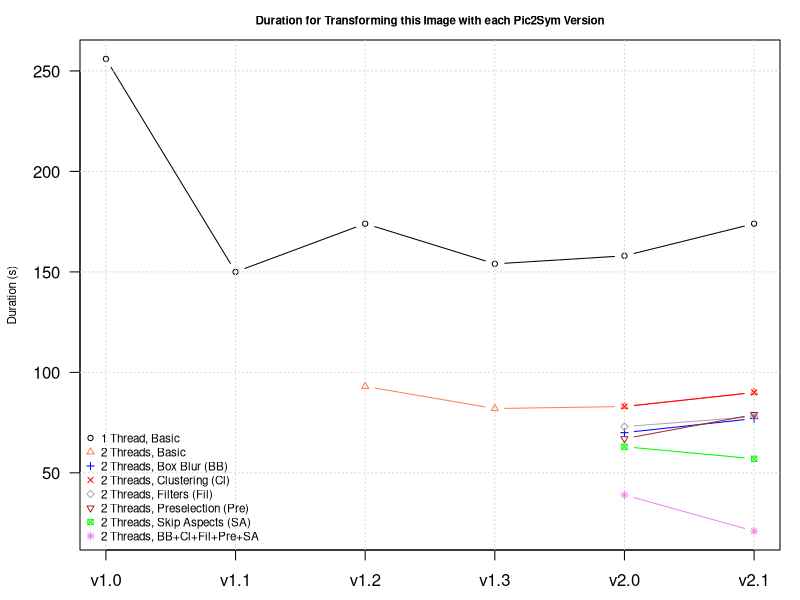
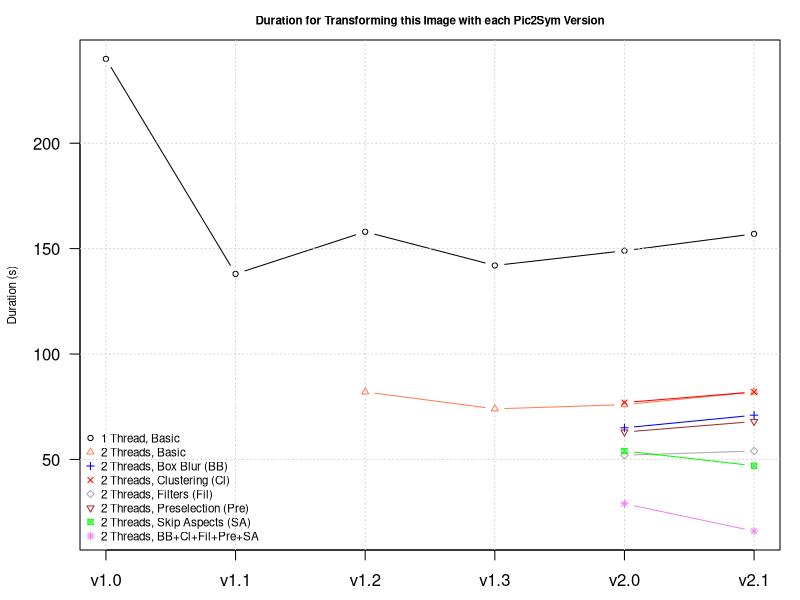
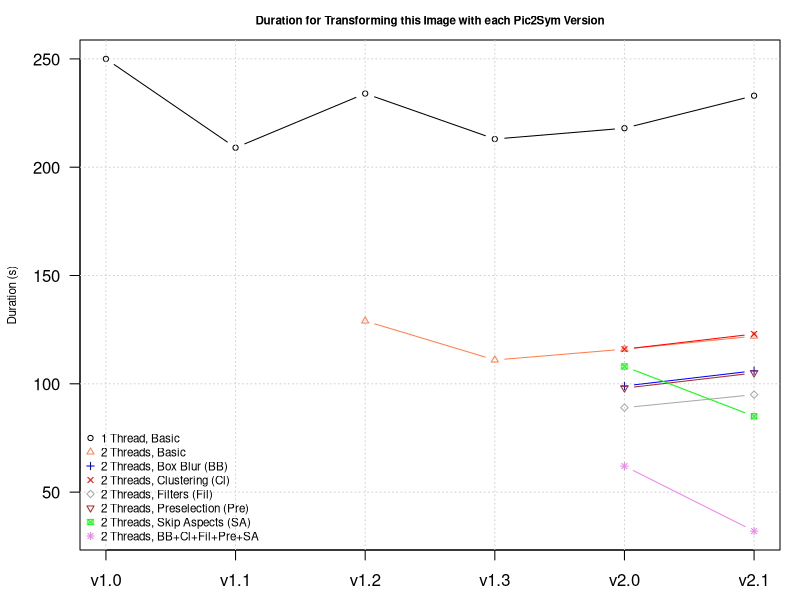
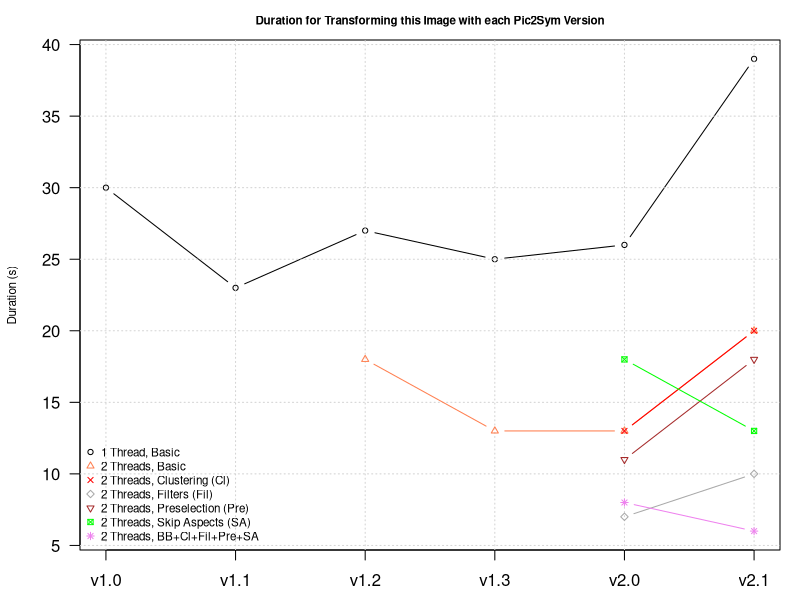
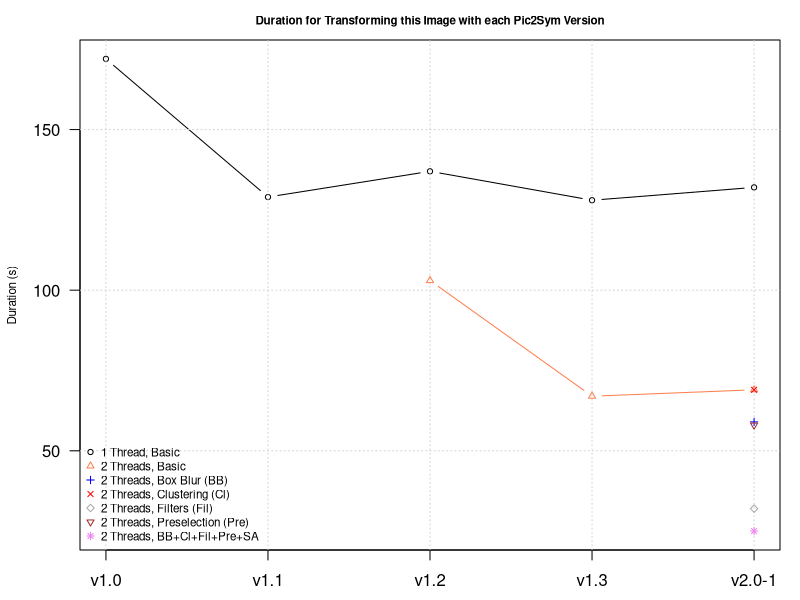
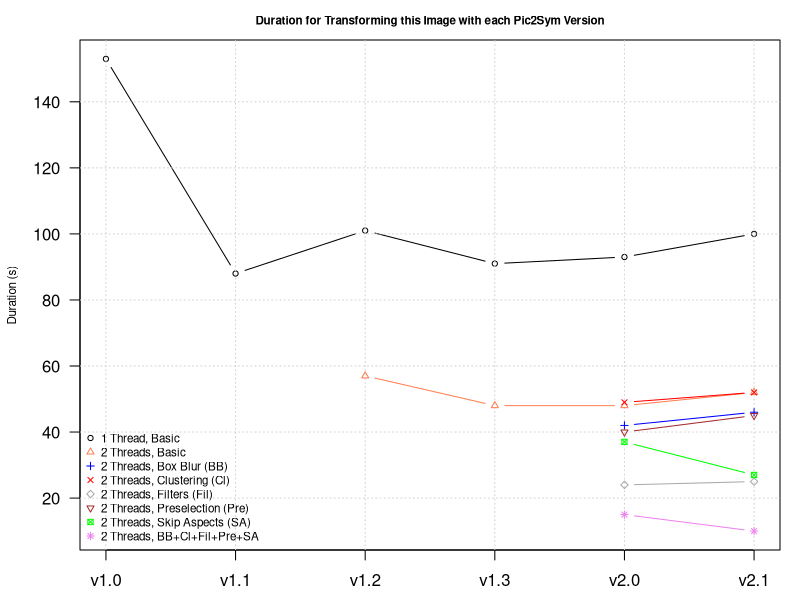
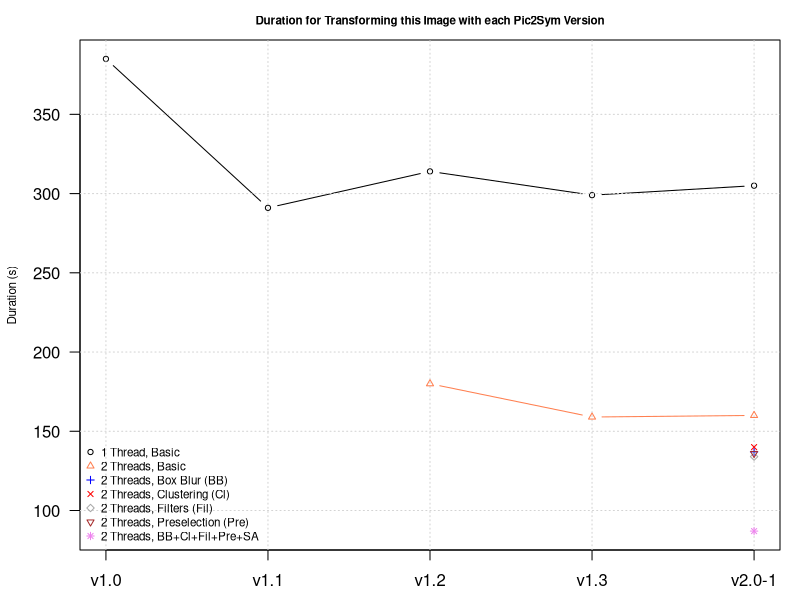
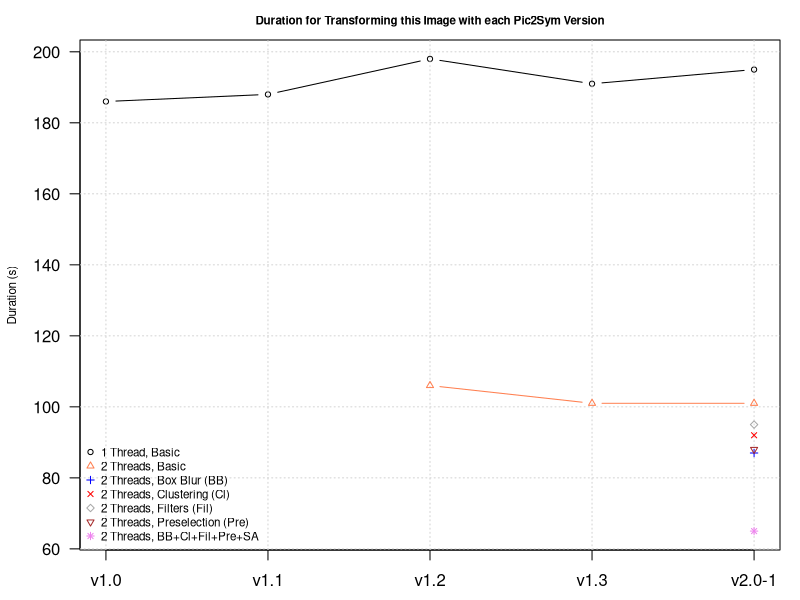

Generate these figures, in order, with R:
## ---- chunk 1
knitr::opts_chunk$set(
    echo=T,
    fig.path='./',       # Save figures to current dir
    fig.keep='last',     # Keep last generated figure built within a chunk
    fig.align='center',  # Center horizontally the figures
    fig.asp=0.5)         # Make figures half-width tall
## ---- chunk 2
versions <- c("v1.0", "v1.1", "v1.2", "v1.3", "v2.0", "v2.1")  # x axis

# Monitored evolution criteria from version to version
criteria <- c("1 Thread, Basic", 
              "2 Threads, Basic",
              "2 Threads, Box Blur (BB)",
              "2 Threads, Clustering (Cl)",
              "2 Threads, Filters (Fil)",
              "2 Threads, Preselection (Pre)",
              "2 Threads, Skip Aspects (SA)",
              "2 Threads, BB+Cl+Fil+Pre+SA")

versionsCount <- length(versions)
criteriaCount <- length(criteria)
xrange <- c(1, versionsCount)

cexVal <- 0.7 # Resize factor for plot title, symbols and legend

#colours <- rainbow(criteriaCount, alpha=0.75)      # Didn't provide colors distinct enough
colours <- c("black", "coral", "blue", "red", "darkgray", "brown", "green", "violet", "pink") # Added a few more

# Initializes the values (NA) from the series of times (versionsCount rows by criteriaCount columns)
initValues <- function() {
    return(matrix(NA, versionsCount, criteriaCount,
                  dimnames = list(versions, criteria)))
}

# Displays the series of times (versionsCount rows by criteriaCount columns) by version
# There might be some consecutive versions that have the same times. In that case
# specify them in versionsWithSameResults like:
#       list(list("v1.0", 3, "v1.*"), list("v2.0", 2, "v2.0-1"))
# which means that 3 versions starting with v1.0 are labeled v1.*
# and use data from v1.0 and
# 2 versions starting with v2.0 are labeled v2.0-1 and use data from v2.0
renderValues <- function(times, legendPos = "topright",
                         versionsWithSameResults = list()) {
    times_ <- times
    redundantVersionsBatches <- length(versionsWithSameResults)
    redundancy <- 0
    theXrange <- xrange # number of non redundant versions
    xLabels <- versions # version names that appear on graphs (v1.*, v2.0-1)
    dataSources <- versions # version names that provide the graph data
    if(redundantVersionsBatches > 0) {
        for(i in 1:redundantVersionsBatches) {
            redundantVersionsBatch <- versionsWithSameResults[[i]]
            batchDataSource <- redundantVersionsBatch[[1]]
            batchLen <- redundantVersionsBatch[[2]]
            batchLabel <- redundantVersionsBatch[[3]]
            redundancy <- redundancy + batchLen - 1
            batchDataSourceIdx <- match(batchDataSource, dataSources)
            countCurrentDataSources <- length(dataSources)
            tmpXL <- c()
            if(batchDataSourceIdx > 1) {
                tmpXL <- xLabels[1 : batchDataSourceIdx - 1]
            }
            tmpXL <- c(tmpXL, batchLabel)
            tmpDS <- dataSources[1 : batchDataSourceIdx]
            if(batchDataSourceIdx+batchLen <= countCurrentDataSources) {
                tmpDS <- c(tmpDS, dataSources[batchDataSourceIdx+batchLen :
                                  countCurrentDataSources])
                tmpXL <- c(tmpXL, xLabels[batchDataSourceIdx+batchLen :
                                  countCurrentDataSources])
            }
            dataSources <- tmpDS
            xLabels <- tmpXL
            times_ <- times_[-(batchDataSourceIdx+1) :
                            -(batchDataSourceIdx+batchLen-1),]
        }
        theXrange <- c(1, xrange[2] - redundancy)
    }
    
    yrange <- range(times_, na.rm=T) # Ensure all times fit in the displayed y range of the y axis
    
    # Trimming from the white margins of the figure
    par(mai = c(.5, .8, .4, .2)) # Bottom, left, top and right margins expressed in inches
    
    # First plotted criterion displays the title and the times from the y axis
    plot(times_[, "1 Thread, Basic"], xlim=theXrange, ylim=yrange, cex=cexVal,
         type="b", pch=1, # using a symbol for the plotted points
         col=colours[1],  # using a certain color for the plotted points & lines
         xlab='', ylab="Duration (s)", cex.lab=cexVal,
         main="Duration for Transforming this Image with each Pic2Sym Version", cex.main=cexVal,
         las=1, # tick values on vertical axis are displayed horizontally
         xaxt="n") #inhibits showing x axis values
    axis(1, at=seq_len(versionsCount-redundancy), labels=xLabels) # placing the Pic2Sym versions instead of the x axis values
    grid()

    # Plotting the rest of the criteria
    for(i in 2 : criteriaCount) {
        par(new=TRUE) # Use same plot
        plot(times_[, criteria[i]], xlim=theXrange, ylim=yrange, cex=cexVal,
             type="b", pch=i, # Each criterion uses a different symbol for its plotted points
             col=colours[i],  # Each criterion uses a different color for its plotted points & lines
             xlab='', ylab='', axes=F, xaxt="n", yaxt="n") # inhibit any axis information
    }
    
    criteriaIndices <- seq_len(criteriaCount)
    validCriteriaIndices <- criteriaIndices[sapply(criteriaIndices, function(idx) F%in%is.na(times_[,idx]))]
    
    legend(legendPos, legend=criteria[validCriteriaIndices],
           cex=cexVal,
           pch=validCriteriaIndices,
           col=colours[validCriteriaIndices],
           bty="n") # Show no rectangle around the legend
}
## ---- chunk 3
# Section to be placed after first document item ('Results generated ...' from above)
 
#cat("[//]: # Only the Rmd file needs to be edited. Do not change the corresponding md file!")   # This gets generated, but is removed from md file
cat("<a title = 'Only the Rmd file needs to be edited. Do not change the corresponding md file!'>")   # This reaches the md file

## ---- chunk 4
times <- initValues()

times[c("v1.0", "v1.1", "v1.2", "v1.3", "v2.0", "v2.1"), "1 Thread, Basic"] <-
    c(256, 150, 174, 154, 158, 174)

times[c("v1.2", "v1.3", "v2.0", "v2.1"), "2 Threads, Basic"] <-
    c(93, 82, 83, 90)

times["v2.0", c("2 Threads, Box Blur (BB)",
                "2 Threads, Clustering (Cl)",
                "2 Threads, Filters (Fil)",
                "2 Threads, Preselection (Pre)",
                "2 Threads, Skip Aspects (SA)",
                "2 Threads, BB+Cl+Fil+Pre+SA")] <-
    c(70, 83, 73, 67, 63, 39)

times["v2.1", c("2 Threads, Box Blur (BB)",
                "2 Threads, Clustering (Cl)",
                "2 Threads, Filters (Fil)",
                "2 Threads, Preselection (Pre)",
                "2 Threads, Skip Aspects (SA)",
                "2 Threads, BB+Cl+Fil+Pre+SA")] <-
    c(77, 90, 78, 79, 57, 21)

renderValues(times, "bottomleft")
## ---- chunk 5
times <- initValues()

times[c("v1.0", "v1.1", "v1.2", "v1.3", "v2.0", "v2.1"), "1 Thread, Basic"] <-
    c(240, 138, 158, 142, 149, 157)

times[c("v1.2", "v1.3", "v2.0", "v2.1"), "2 Threads, Basic"] <-
    c(82, 74, 76, 82)

times["v2.0", c("2 Threads, Box Blur (BB)",
                "2 Threads, Clustering (Cl)",
                "2 Threads, Filters (Fil)",
                "2 Threads, Preselection (Pre)",
                "2 Threads, Skip Aspects (SA)",
                "2 Threads, BB+Cl+Fil+Pre+SA")] <-
    c(65, 77, 52, 63, 54, 29)

times["v2.1", c("2 Threads, Box Blur (BB)",
                "2 Threads, Clustering (Cl)",
                "2 Threads, Filters (Fil)",
                "2 Threads, Preselection (Pre)",
                "2 Threads, Skip Aspects (SA)",
                "2 Threads, BB+Cl+Fil+Pre+SA")] <-
    c(71, 82, 54, 68, 47, 16)

renderValues(times, "bottomleft")
## ---- chunk 6
times <- initValues()

times[c("v1.0", "v1.1", "v1.2", "v1.3", "v2.0", "v2.1"), "1 Thread, Basic"] <-
    c(250, 209, 234, 213, 218, 233)

times[c("v1.2", "v1.3", "v2.0", "v2.1"), "2 Threads, Basic"] <-
    c(129, 111, 116, 122)

times["v2.0", c("2 Threads, Box Blur (BB)",
                "2 Threads, Clustering (Cl)",
                "2 Threads, Filters (Fil)",
                "2 Threads, Preselection (Pre)",
                "2 Threads, Skip Aspects (SA)",
                "2 Threads, BB+Cl+Fil+Pre+SA")] <-
    c(99, 116, 89, 98, 108, 62)

times["v2.1", c("2 Threads, Box Blur (BB)",
                "2 Threads, Clustering (Cl)",
                "2 Threads, Filters (Fil)",
                "2 Threads, Preselection (Pre)",
                "2 Threads, Skip Aspects (SA)",
                "2 Threads, BB+Cl+Fil+Pre+SA")] <-
    c(106, 123, 95, 105, 85, 32)

renderValues(times, "bottomleft")
## ---- chunk 7
times <- initValues()

times[c("v1.0", "v1.1", "v1.2", "v1.3", "v2.0", "v2.1"), "1 Thread, Basic"] <-
    c(30, 23, 27, 25, 26, 39)

times[c("v1.2", "v1.3", "v2.0", "v2.1"), "2 Threads, Basic"] <-
    c(18, 13, 13, 20)

times["v2.0", c("2 Threads, Clustering (Cl)",
                "2 Threads, Filters (Fil)",
                "2 Threads, Preselection (Pre)",
                "2 Threads, Skip Aspects (SA)",
                "2 Threads, BB+Cl+Fil+Pre+SA")] <-
    c(13, 7, 11, 18, 8)

times["v2.1", c("2 Threads, Clustering (Cl)",
                "2 Threads, Filters (Fil)",
                "2 Threads, Preselection (Pre)",
                "2 Threads, Skip Aspects (SA)",
                "2 Threads, BB+Cl+Fil+Pre+SA")] <-
    c(20, 10, 18, 13, 6)

renderValues(times, "bottomleft")
## ---- chunk 8
times <- initValues()

times[c("v1.0", "v1.1", "v1.2", "v1.3", "v2.0"), "1 Thread, Basic"] <-
    c(172, 129, 137, 128, 132)

times[c("v1.2", "v1.3", "v2.0"), "2 Threads, Basic"] <-
    c(103, 67, 69)

times["v2.0", c("2 Threads, Box Blur (BB)",
                "2 Threads, Clustering (Cl)",
                "2 Threads, Filters (Fil)",
                "2 Threads, Preselection (Pre)",
                "2 Threads, BB+Cl+Fil+Pre+SA")] <-
    c(59, 69, 32, 58, 25)

renderValues(times, "bottomleft", list(list("v2.0", 2, "v2.0-1")))
## ---- chunk 9
times <- initValues()

times[c("v1.0", "v1.1", "v1.2", "v1.3", "v2.0", "v2.1"), "1 Thread, Basic"] <-
    c(153, 88, 101, 91, 93, 100)

times[c("v1.2", "v1.3", "v2.0", "v2.1"), "2 Threads, Basic"] <-
    c(57, 48, 48, 52)

times["v2.0", c("2 Threads, Box Blur (BB)",
                "2 Threads, Clustering (Cl)",
                "2 Threads, Filters (Fil)",
                "2 Threads, Preselection (Pre)",
                "2 Threads, Skip Aspects (SA)",
                "2 Threads, BB+Cl+Fil+Pre+SA")] <-
    c(42, 49, 24, 40, 37, 15)

times["v2.1", c("2 Threads, Box Blur (BB)",
                "2 Threads, Clustering (Cl)",
                "2 Threads, Filters (Fil)",
                "2 Threads, Preselection (Pre)",
                "2 Threads, Skip Aspects (SA)",
                "2 Threads, BB+Cl+Fil+Pre+SA")] <-
    c(46, 52, 25, 45, 27, 10)

renderValues(times, "bottomleft")
## ---- chunk 10
times <- initValues()

times[c("v1.0", "v1.1", "v1.2", "v1.3", "v2.0"), "1 Thread, Basic"] <-
    c(385, 291, 314, 299, 305)

times[c("v1.2", "v1.3", "v2.0"), "2 Threads, Basic"] <-
    c(180, 159, 160)

times["v2.0", c("2 Threads, Box Blur (BB)",
                "2 Threads, Clustering (Cl)",
                "2 Threads, Filters (Fil)",
                "2 Threads, Preselection (Pre)",
                "2 Threads, BB+Cl+Fil+Pre+SA")] <-
    c(137, 140, 134, 136, 87)

renderValues(times, "bottomleft", list(list("v2.0", 2, "v2.0-1")))
## ---- chunk 11
times <- initValues()

times[c("v1.0", "v1.1", "v1.2", "v1.3", "v2.0"), "1 Thread, Basic"] <-
    c(186, 188, 198, 191, 195)

times[c("v1.2", "v1.3", "v2.0"), "2 Threads, Basic"] <-
    c(106, 101, 101)

times["v2.0", c("2 Threads, Box Blur (BB)",
                "2 Threads, Clustering (Cl)",
                "2 Threads, Filters (Fil)",
                "2 Threads, Preselection (Pre)",
                "2 Threads, BB+Cl+Fil+Pre+SA")] <-
    c(87, 92, 95, 88, 65)

renderValues(times, "bottomleft", list(list("v2.0", 2, "v2.0-1")))
